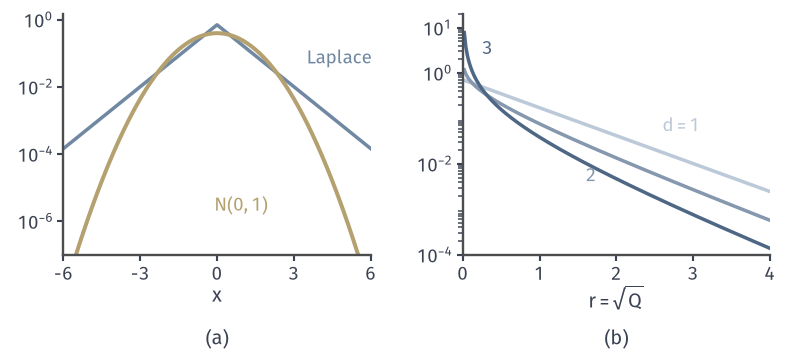

Here is the Python script that generated this plot:
"""Multivariate Laplace X = sqrt(W) Z, W ~ Exp(1), Z ~ N(0, I_d).
(a) one component: Laplace with b = 1/sqrt2 (blue) against N(0,1) (yellow), same variance 1, log scale.
(b) density along a ray, g_d(r) = int_0^inf (2 pi w)^{-d/2} exp(-r^2/(2w)) exp(-w) dw, for d = 1, 2, 3
(light to dark blue), log scale; closed forms for d=1: exp(-sqrt2 r)/sqrt2, d=3: exp(-sqrt2 r)/(2 pi r)."""
from pathlib import Path
import sys, math
sys.path.insert(0, str(Path(__file__).resolve().parents[1]/'mvd-common'))
from mvd_fig import *
from matplotlib.colors import to_rgb

def shades(n):
    a = np.array(to_rgb('#BCC9D8')); b = np.array(to_rgb('#4E6784'))
    return [tuple(a+(b-a)*i/max(n-1, 1)) for i in range(n)]
def g(r, d):
    # substitute w = e^s to integrate over s in R
    s = np.linspace(-30, 6, 20001); w = np.exp(s)
    vals = (2*pi*w)**(-d/2)*np.exp(-r*r/(2*w)-w)*w
    return float(np.trapezoid(vals, s))
fig, axes = figure(width_mm=112, height_mm=50, ncols=2)
panel(fig, left=.08, right=.97, top=.96, bottom=.28, wspace=.3)
ax = axes[0]; style(ax)
x = np.linspace(-6, 6, 801)
ax.plot(x, lappdf(x, 1/np.sqrt(2)), color=BLUE, lw=1.4); ax.plot(x, npdf(x), color=YELLOW, lw=1.6)
ax.set_yscale('log'); ax.set_ylim(1e-7, 1.5); ax.set_xlim(-6, 6); ax.set_xticks([-6, -3, 0, 3, 6])
ax.set_yticks([1e-6, 1e-4, 1e-2, 1])
lab(ax, 3.5, 5e-2, 'Laplace', BLUE, ha='left'); lab(ax, 2.0, 2e-6, r'$\mathcal{N}(0,1)$', YELLOW, ha='right')
axlab(ax, '$x$')
ax = axes[1]; style(ax)
r = np.linspace(.02, 4, 200); cc = shades(3)
G = {d: np.array([g(ri, d) for ri in r]) for d in (1, 2, 3)}
for d, c in zip((1, 2, 3), cc):
    ax.plot(r, G[d], color=c, lw=1.4)
ax.set_yscale('log'); ax.set_xlim(0, 4); ax.set_ylim(1e-4, 20); ax.set_xticks([0, 1, 2, 3, 4])
ax.set_yticks([1e-4, 1e-2, 1, 10])
lab(ax, 2.6, .05, '$d=1$', cc[0], ha='left'); lab(ax, 1.6, 4e-3, '$2$', cc[1], ha='left'); lab(ax, .25, 2.5, '$3$', cc[2], ha='left')
axlab(ax, r'$r=\sqrt{Q}$')
tags(fig, axes)
chk = {'d1_at_1': [g(1., 1), math.exp(-math.sqrt(2))/math.sqrt(2)], 'd3_at_1': [g(1., 3), math.exp(-math.sqrt(2))/(2*pi)]}
save(fig, HERE(__file__), 'figure', chk)
